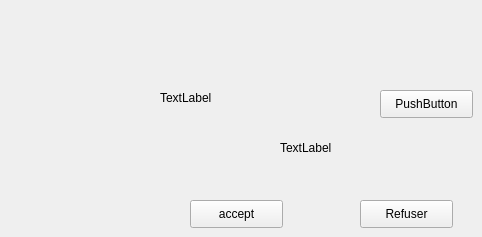
      <widget class="QWidget" name="tab">
       <attribute name="title">
        <string>ACCEES</string>
       </attribute>
       <widget class="QPushButton" name="pb_accept">
        <property name="geometry">
         <rect>
          <x>190</x>
          <y>200</y>
          <width>93</width>
          <height>28</height>
         </rect>
        </property>
        <property name="text">
         <string>accept</string>
        </property>
       </widget>
       <widget class="QPushButton" name="pb_refuser">
        <property name="geometry">
         <rect>
          <x>360</x>
          <y>200</y>
          <width>93</width>
          <height>28</height>
         </rect>
        </property>
        <property name="text">
         <string>Refuser</string>
        </property>
       </widget>
       <widget class="QPushButton" name="arduino">
        <property name="geometry">
         <rect>
          <x>380</x>
          <y>90</y>
          <width>93</width>
          <height>28</height>
         </rect>
        </property>
        <property name="text">
         <string>PushButton</string>
        </property>
       </widget>
       <widget class="QLabel" name="label_8">
        <property name="geometry">
         <rect>
          <x>160</x>
          <y>90</y>
          <width>56</width>
          <height>16</height>
         </rect>
        </property>
        <property name="text">
         <string>TextLabel</string>
        </property>
       </widget>
       <widget class="QLabel" name="label_9">
        <property name="geometry">
         <rect>
          <x>280</x>
          <y>140</y>
          <width>56</width>
          <height>16</height>
         </rect>
        </property>
        <property name="text">
         <string>TextLabel</string>
        </property>
       </widget>
      </widget>
